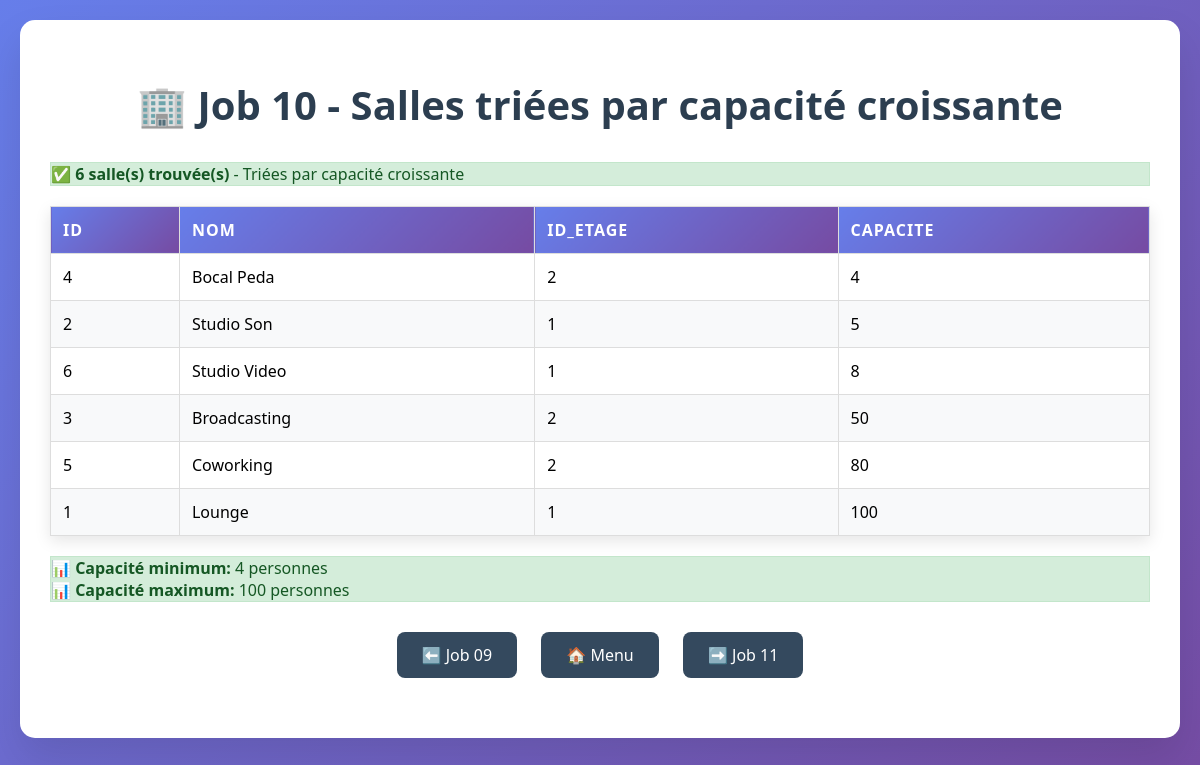
Screenshot of /jour10/job10/index.php with the database file from the repository.
### tables this page shows
CREATE TABLE IF NOT EXISTS `salles` (
  `id` int NOT NULL AUTO_INCREMENT,
  `nom` varchar(255) NOT NULL,
  `id_etage` int NOT NULL,
  `capacite` int NOT NULL,
  PRIMARY KEY (`id`)
);

### jour10/job10/index.php (the view, shortened to what this page needs)
<!DOCTYPE html>
<html lang="fr">
<head>
</head>
<body>
    <div class="container">
        <h1>🏢 Job 10 - Salles triées par capacité croissante</h1>
        <?php
        $host = 'localhost';
        $dbname = 'jour09';
        $username = 'root';
        $password = '';
        try {
            $pdo = new PDO("mysql:host=$host;dbname=$dbname;charset=utf8", $username, $password);
            $pdo->setAttribute(PDO::ATTR_ERRMODE, PDO::ERRMODE_EXCEPTION);
            $stmt = $pdo->query("SELECT * FROM salles ORDER BY capacite ASC");
            $salles = $stmt->fetchAll(PDO::FETCH_ASSOC);
            if ($salles) {
                echo '<div class="success">';
                echo '✅ <strong>' . count($salles) . ' salle(s) trouvée(s)</strong> - Triées par capacité croissante';
                echo '</div>';
                echo '<table>';
                echo '<thead><tr>';
                foreach (array_keys($salles[0]) as $column) {
                    echo '<th>' . ucfirst($column) . '</th>';
                }
                echo '</tr></thead>';
                echo '<tbody>';
                foreach ($salles as $salle) {
                    echo '<tr>';
                    foreach ($salle as $value) {
                        echo '<td>' . htmlspecialchars($value) . '</td>';
                    }
                    echo '</tr>';
                }
                echo '</tbody>';
                echo '</table>';
                echo '<div class="success">';
                echo '📊 <strong>Capacité minimum:</strong> ' . $salles[0]['capacite'] . ' personnes<br>';
                echo '📊 <strong>Capacité maximum:</strong> ' . end($salles)['capacite'] . ' personnes';
                echo '</div>';
            } else {
                echo '<div class="error">❌ Aucune salle trouvée dans la base de données.</div>';
            }
        } catch (PDOException $e) {
            echo '<div class="error">';
            echo '❌ <strong>Erreur de connexion:</strong><br>';
            echo htmlspecialchars($e->getMessage());
            echo '</div>';
        }
        ?>
        <div class="navigation">
            <a href="../job09/index.php" class="nav-link">⬅️ Job 09</a>
            <a href="../index.php" class="nav-link">🏠 Menu</a>
            <a href="../job11/index.php" class="nav-link">➡️ Job 11</a>
        </div>
    </div>
</body>
</html>

### jour10/job10/index.php (style rules this page uses)
body { font-family: 'Segoe UI', Tahoma, Geneva, Verdana, sans-serif; max-width: 1200px; margin: 0 auto; padding: 20px; background: linear-gradient(135deg, #667eea 0%, #764ba2 100%); min-height: 100vh; }
.container { background: white; border-radius: 15px; padding: 30px; box-shadow: 0 20px 40px rgba(0,0,0,0.1); }
h1 { color: #2c3e50; text-align: center; margin-bottom: 30px; font-size: 2.5em; }
table { width: 100%; border-collapse: collapse; margin: 20px 0; box-shadow: 0 5px 15px rgba(0,0,0,0.1); }
th, td { border: 1px solid #ddd; padding: 12px; text-align: left; }
th { background: linear-gradient(135deg, #667eea 0%, #764ba2 100%); color: white; font-weight: bold; text-transform: uppercase; letter-spacing: 1px; }
tr:nth-child(even) { background-color: #f8f9fa; }
.success { background: #d4edda; color: #155724; border: 1px solid #c3e6cb; }
.navigation { text-align: center; margin: 30px 0; }
.nav-link { display: inline-block; margin: 0 10px; padding: 12px 25px; background: #34495e; color: white; text-decoration: none; border-radius: 8px; transition: all 0.3s ease; }

### rows the page displays
salles: value "4", nom "Bocal Peda", id_etage "2", capacite "4"
salles: id "2", nom "Studio Son", id_etage "1", capacite "5"
salles: id "6", nom "Studio Video", id_etage "1", capacite "8"
salles: id "3", nom "Broadcasting", id_etage "2", capacite "50"
salles: id "5", nom "Coworking", id_etage "2", capacite "80"
salles: value "1", nom "Lounge", capacite "100"

### other values shown
count($salles) "6"
$column "ID"
$column "NOM"
$column "ID_ETAGE"
$column "CAPACITE"
